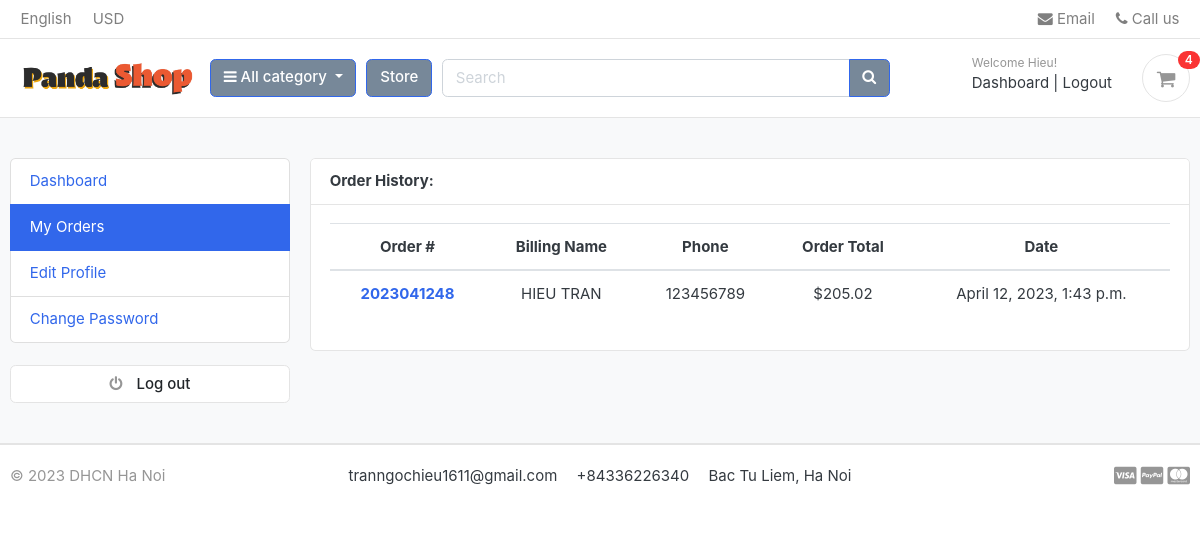
The app's page /accounts/my_orders/ (signed in), older data.
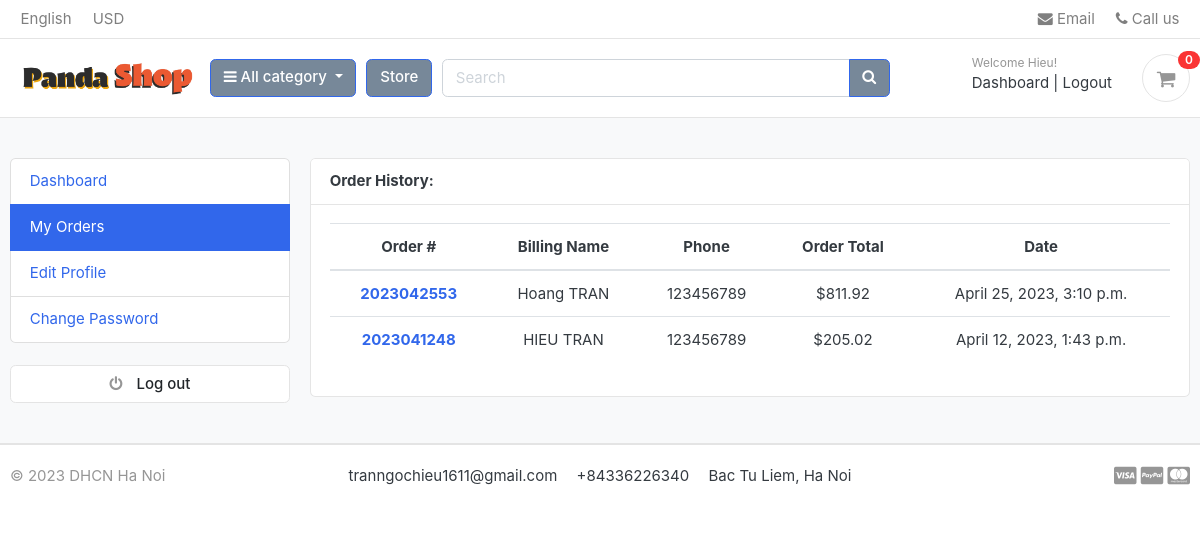
The same page, newer data.
### orders/models.py (models this page shows, shortened)
class Order(models.Model):
    STATUS = (
        ('New', 'New'),
        ('Accepted', 'Accepted'),
        ('Completed', 'Completed'),
        ('Cancelled', 'Cancelled'),
    )
    user = models.ForeignKey(Account, on_delete=models.SET_NULL, null=True)
    payment = models.ForeignKey(Payment, on_delete=models.SET_NULL, blank=True, null=True)
    order_number = models.CharField(max_length=20)
    first_name = models.CharField(max_length=50)
    last_name = models.CharField(max_length=50)
    phone = models.CharField(max_length=15)
    email = models.EmailField(max_length=50)
    address_line_1 = models.CharField(max_length=50)
    address_line_2 = models.CharField(max_length=50, blank=True)
    country = models.CharField(max_length=50)
    state = models.CharField(max_length=50)
    city = models.CharField(max_length=50)
    order_note = models.CharField(max_length=100, blank=True)
    order_total = models.FloatField()
    tax = models.FloatField()
    status = models.CharField(max_length=10, choices=STATUS, default='New')
    ip = models.CharField(blank=True, max_length=20)
    is_ordered = models.BooleanField(default=False)
    created_at = models.DateTimeField(auto_now_add=True)
    updated_at = models.DateTimeField(auto_now=True)
    def full_name(self):
        return f'{self.first_name} {self.last_name}'

### accounts/views.py (the view)
# urls.py: path('my_orders/', views.my_orders, name="my_orders"),
@login_required(login_url = 'login')
def my_orders(request):
    orders = Order.objects.filter(user=request.user, is_ordered=True).order_by('-created_at')
    context = {
        'orders': orders,
    }
    return render(request, 'accounts/my_orders.html', context)

### carts/context_processors.py (called while the page is built)
def counter(request):
    cart_count = 0
    if 'admin' in request.path:
        return {}
    else:
        try:
            cart = Cart.objects.filter(cart_id=_cart_id(request))
            if request.user.is_authenticated:
                cart_items = CartItem.objects.all().filter(user=request.user)
            else:
                cart_items = CartItem.objects.all().filter(cart=cart[:1])
            for cart_item in cart_items:
                cart_count += cart_item.quantity
        except Cart.DoesNotExist:
            cart_count = 0
    return dict(cart_count=cart_count)

### carts/views.py (called while the page is built)
def _cart_id(request):
    cart = request.session.session_key
    if not cart:
        cart = request.session.create()
    return cart

### category/context_processors.py (called while the page is built)
def menu_links(request):
    links = Category.objects.all()
    return dict(links=links)

### category/models.py (called while the page is built)
    def get_url(self):
        return reverse('product_by_category', args=[self.slug])

### Template/accounts/my_orders.html (shortened to what this page needs)
{% extends 'base.html' %}
{% load static %}
{% block content %}
<section class="section-conten padding-y bg">
    <div class="container">
        <div class="row">
        {% include 'includes/dashboard_sidebar.html' %}
        <main class="col-md-9">
            <article class="card">
            <header class="card-header">
                <strong class="d-inline-block mr-3">Order History:</strong>
            </header>
            <div class="card-body">
                <div class="row" style="text-align: center;">
                    <div class="col-md-12">
                        <table class="table table-hover">
                            <thead>
                                <tr>
                                    <th scope="col">Order #</th>
                                    <th scope="col">Billing Name</th>
                                    <th scope="col">Phone</th>
                                    <th scope="col">Order Total</th>
                                    <th scope="col">Date</th>
                                </tr>
                            </thead>
                            <tbody>
                            {% for order in orders %}
                                <tr>
                                    <th scope="row"><a href="{% url 'order_detail' order.order_number %}">{{ order.order_number }}</a></th>
                                    <td>{{ order.full_name }}</td>
                                    <td>{{ order.phone }}</td>
                                    <td>${{ order.order_total }}</td>
                                    <td>{{ order.created_at }}</td>
                                </tr>
                            {% endfor %}
                            </tbody>
                          </table>
                    </div>
                </div>
            </div>
            </article>
        </main>
    </div>
    </div>
</section>
{% endblock %}

### Template/includes/navbar.html (shortened to what this page needs)
{% load static %}
<header class="section-header">
    <nav class="navbar p-md-0 navbar-expand-sm navbar-light border-bottom">
    <div class="container">
      <div class="collapse navbar-collapse" id="navbarTop4">
        <ul class="navbar-nav mr-auto">
            <li class="nav-item dropdown">
                 <a href="#" class="nav-link">   English </a>
            </li>
            <li class="nav-item dropdown">
                <a href="#" class="nav-link"> USD </a>
            </li>
        </ul>
        <ul class="navbar-nav">
            <li><a href="#" class="nav-link"> <i class="fa fa-envelope"></i> Email </a></li>
            <li><a href="#" class="nav-link"> <i class="fa fa-phone"></i> Call us </a></li>
        </ul>
      </div>
    </div>
    </nav>
    <section class="header-main border-bottom">
        <div class="container">
    <div class="row align-items-center">
        <div class="col-lg-2 col-md-3 col-6">
            <a href="{% url 'home' %}" class="brand-wrap">
                <img class="logo" src="{% static './images/Panda1.jpg' %}">
            </a>
        </div>
        <div class="col-lg col-sm col-md col-6 flex-grow-0">
            <div class="category-wrap dropdown d-inline-block float-right">
                <button type="button" class="btn btn-primary dropdown-toggle" data-toggle="dropdown" style="background-color: lightslategray;">
                    <i class="fa fa-bars"></i> All category
                </button>
            </div>
        </div>
        <a href="{% url 'store' %}" class="btn btn-outline-primary" style="background-color: lightslategray; color: white;">Store</a>
        <div class="col-lg  col-md-6 col-sm-12 col">
            <form action="{% url 'search' %}" class="search" method="GET">
                <div class="input-group w-100">
                    <input type="text" class="form-control" style="width:60%;" placeholder="Search", name="keyword">
                    <div class="input-group-append">
                      <button class="btn btn-primary" type="submit" style="background-color: lightslategray;">
                        <i class="fa fa-search"></i>
                      </button>
                    </div>
                </div>
            </form>
        </div>
        <div class="col-lg-3 col-sm-6 col-8 order-2 order-lg-3">
                    <div class="d-flex justify-content-end mb-3 mb-lg-0">
                        {% if user.id is None %}
                        <div class="widget-header">
                            <small class="title text-muted">Welcome guest!</small>
                            <div>
                                <a href="{% url 'login' %}">Sign in</a> <span class="dark-transp"> | </span>
                                <a href="{% url 'register' %}"> Register</a>
                            </div>
                        </div>
                        {% else %}
                        <div class="widget-header">
                            <small class="title text-muted">Welcome {{user.first_name}}!</small>
                            <div>
                                <a href="{% url 'dashboard' %}">Dashboard</a> <span class="dark-transp"> | </span>
                                <a href="{% url 'logout' %}">Logout</a>
                            </div>
                        </div>
                        {% endif %}
                        <a href="{% url 'cart' %}" class="widget-header pl-3 ml-3">
                            <div class="icon icon-sm rounded-circle border"><i class="fa fa-shopping-cart"></i></div>
                            <span class="badge badge-pill badge-danger notify">{{ cart_count }}</span>
                        </a>
                    </div>
                </div>
    </div>
        </div>
    </section>
</header>

Row changes from the older to the newer data that the page shows:
added Order: order_number "2023042553", full_name "Hoang TRAN", phone "123456789", order_total "811.92", created_at "April 25, 2023, 3:10 p.m."
Text that changed along with them:
{{ cart_count }}: "4" → "0"
